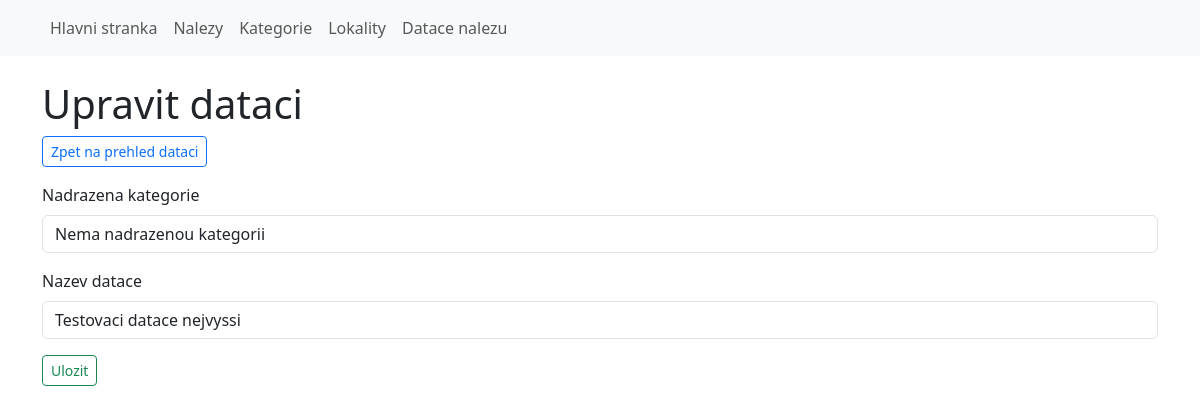
The page /dating/edit/1 on the database as committed earlier.
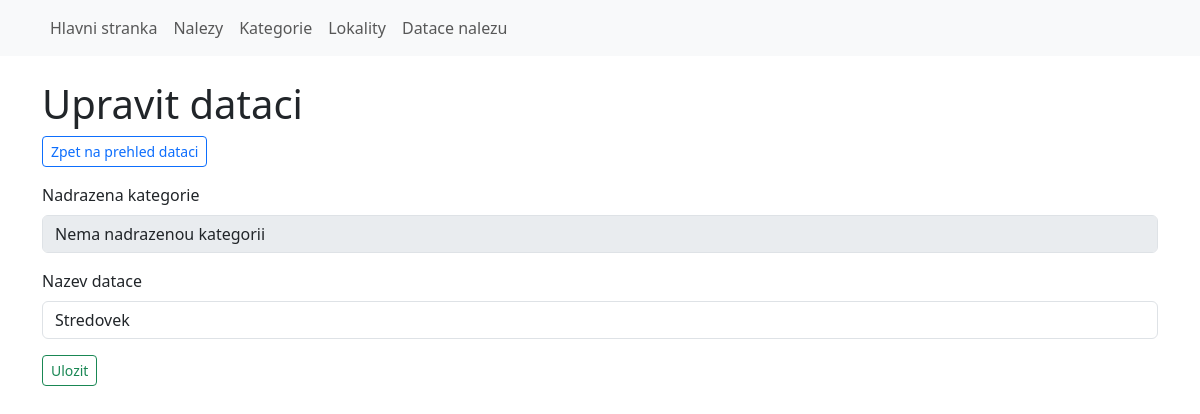
The same page on the database as committed later.
### models.py (models this page shows, shortened)
class Dating(Base):
    __tablename__ = 'dating'
    id = Column(Integer, primary_key=True)
    parent_id = Column(Integer, ForeignKey('dating.id'), nullable=True)
    title = Column(String, nullable=False, unique=True)
    children = relationship('Dating', backref=backref('parent', remote_side=[id]), cascade='all, delete-orphan')
    def select_choices(self, non_list = 0):
        choices = [(self.id, self.title)]
        for child in self.children:
            if child.id != int(non_list):
                choices.extend([(child.id, f' -- {child.title}')])
        return choices

### app.py (the view, shortened to what this page needs)
@app.route('/dating/edit/<dating_id>', methods=['GET', 'POST'])
def edit_dating(dating_id):
    dating = Dating.query.get(dating_id)
    if dating:
        form = DatingForm(request.form)
        parents = select_parents('dating', dating_id)
        form.parent_id.choices = parents
        form.title.data = dating.title
        form.parent_id.data = dating.parent_id
        return render_template('edit_dating.html', form=form)
    else:
        flash('Datace nenalezena!', 'error')
        return redirect(url_for('dating'))

### forms.py
class DatingForm(FlaskForm):
    title = StringField('Nazev datace', validators=[validators.DataRequired()])
    parent_id = SelectField('Nadrazena kategorie', coerce=int, validate_choice=False)
    submit = SubmitField('Ulozit')

### app.py (called while the page is built, shortened)
def select_parents(model, item_id = 0):
    p = [(0, 'Nema nadrazenou kategorii')]
    if model == 'dating':
        dating = Dating.query.filter(
            or_(
                Dating.parent_id == 0,
                Dating.parent_id == None
            )
        ).all()
        for d in dating:
            p.extend(Dating.select_choices(d, item_id))
    return p

@app.teardown_appcontext
def shutdown_session(exception=None):
    db_session.remove()

### templates/edit_dating.html (shortened to what this page needs)
{% extends 'base.html' %}
{% block content %}
<h1>Upravit dataci</h1>
<p><a class="btn btn-outline-primary btn-sm" href="{{ url_for('dating') }}" role="button">Zpet na prehled dataci</a></p>
<form action name="add_dating" method="POST" class="form" role="form">
    <div class="mb-3">
        {{ form.parent_id.label(class="form-label") }}
        {% if form.parent_id.data == None %}
            {{ form.parent_id(class="form-control", disabled=True) }}
        {% else %}
            {{ form.parent_id(class="form-control") }}
        {% endif %}
    </div>
    <div class="mb-3 required">
        {{ form.title.label(class="form-label") }}
        {{ form.title(class="form-control") }}
    </div>
    <button type="submit" class="btn btn-outline-success btn-sm">Ulozit</button>
</form>
{% endblock %}

Rows that differ between the two databases and show on the page:
changed Dating "Nema nadrazenou kategorii": title "Testovaci datace nejvyssi" → "Stredovek"
